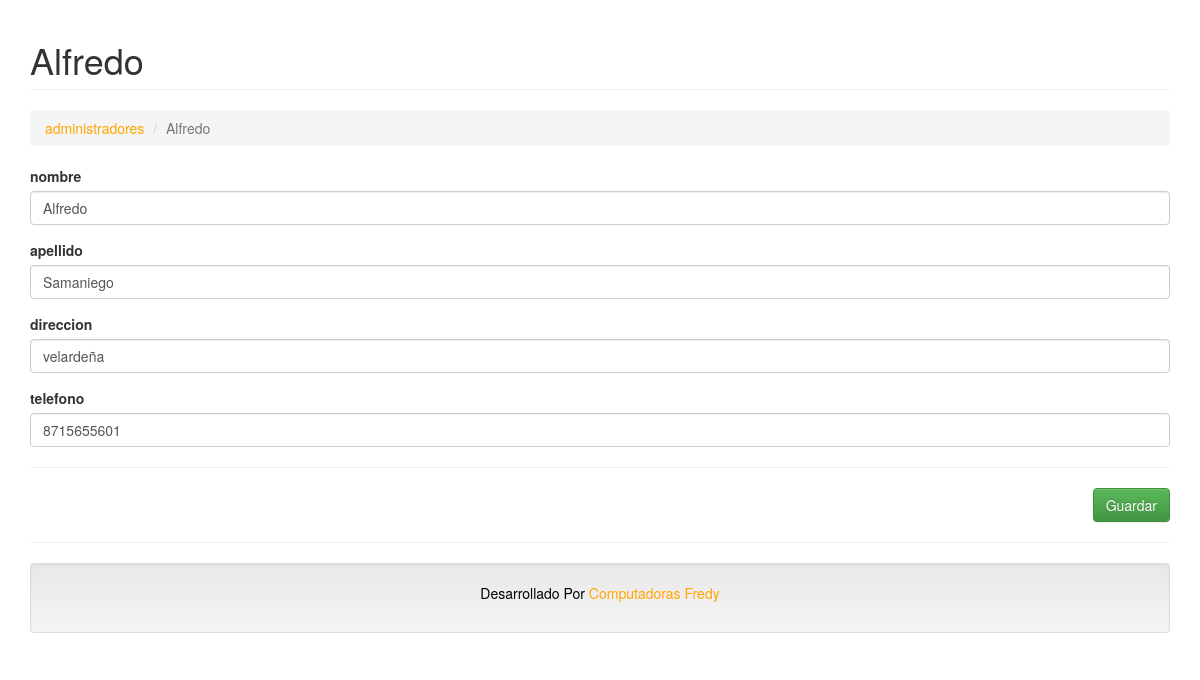
/adm.php?c=Alumno&a=Crud&id=1, run on the app's committed database.
### tables this page shows
CREATE TABLE `adm` (
  `id` int(11) NOT NULL,
  `nombre` varchar(50) NOT NULL,
  `apellido` varchar(50) NOT NULL,
  `direccion` varchar(100) NOT NULL,
  `telefono` varchar(15) NOT NULL
);

### AdmController/alumno.controller.php (called while the page is built, shortened)
<?php
require_once 'model/aadm.php';
class AlumnoController{
    private $model;
    public function __CONSTRUCT(){
        $this->model = new clint();
    }
    public function Crud(){
        $alm = new clint();
        if(isset($_REQUEST['id'])){
            $alm = $this->model->Obtener($_REQUEST['id']);
        }
        require_once 'view/header.php';
        require_once 'view/cruds/adm-editar.php';
        require_once 'view/footer.php';
    }
}

### model/database.php (called while the page is built)
<?php
class Database
{
    public static function StartUp()
    {
        $pdo = new PDO('mysql:host=localhost;dbname=compusfredyy;charset=utf8', 'root', '');
        $pdo->setAttribute(PDO::ATTR_ERRMODE, PDO::ERRMODE_EXCEPTION);
        return $pdo;
    }
}

### model/aadm.php (called while the page is built, shortened)
<?php
class clint
{
	private $pdo;
	public function __CONSTRUCT()
	{
		try
		{
			$this->pdo = Database::StartUp();
		}
		catch(Exception $e)
		{
			die($e->getMessage());
		}
	}
	public function Obtener($id)
	{
		try
		{
			$stm = $this->pdo
			          ->prepare("SELECT * FROM adm WHERE id = ?");
			$stm->execute(array($id));
			return $stm->fetch(PDO::FETCH_OBJ);
		} catch (Exception $e)
		{
			die($e->getMessage());
		}
	}
}

### view/cruds/adm-editar.php (the view, shortened to what this page needs)
<h1 class="page-header">
    <?php echo $alm->id != null ? $alm->nombre : 'Nuevo Registro'; ?>
</h1>
<ol class="breadcrumb">
  <li><a href="?c=Alumno">administradores</a></li>
  <li class="active"><?php echo $alm->id != null ? $alm->nombre : 'Nuevo Registro'; ?></li>
</ol>
<form id="frm-alumno" action="?c=Alumno&a=Guardar" method="post" enctype="multipart/form-data">
    <div class="form-group">
        <label>nombre</label>
        <input type="text" name="nombre" value="<?php echo $alm->nombre; ?>" class="form-control" placeholder="Ingrese su nombre" data-validacion-tipo="requerido|min:3" />
    </div>
    <div class="form-group">
        <label>apellido</label>
        <input type="text" name="apellido" value="<?php echo $alm->apellido; ?>" class="form-control" placeholder="Ingrese apellido" data-validacion-tipo="requerido|min:3" />
    </div>
    <div class="form-group">
        <label>direccion</label>
        <input type="text" name="direccion" value="<?php echo $alm->direccion; ?>" class="form-control" placeholder="Ingrese la direccion" data-validacion-tipo="requerido|min:3" />
    </div>
    <div class="form-group">
        <label>telefono</label>
        <input type="text" name="telefono" value="<?php echo $alm->telefono; ?>" class="form-control" placeholder="Ingrese telefono" data-validacion-tipo="requerido|min:3" />
    </div>
    <hr />
    <div class="text-right">
        <button class="btn btn-success">Guardar</button>
    </div>
</form>

### view/footer.php (style rules this page uses)
a { color: orange; }

### data on the page
adm: nombre "Alfredo", apellido "Samaniego", direccion "velardeña", telefono "8715655601"
